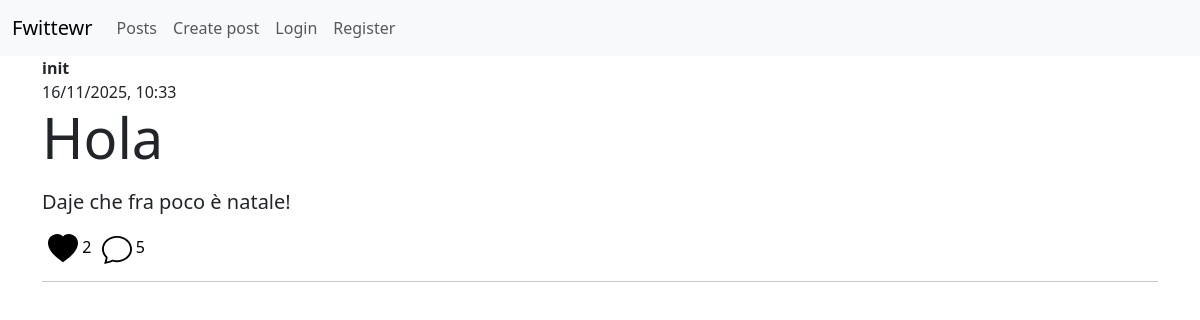
/posts (signed in), run on the app's committed database.
### app/models.py (models this page shows)
class Post(db.Model):
    id = db.Column(db.Integer, primary_key=True)
    title = db.Column(db.String(50))
    content = db.Column(db.String(200), nullable=False)
    creation_date = db.Column(db.DateTime(timezone=True), default=datetime.now(timezone.utc))
    deleted = db.Column(db.Boolean, default=False)
    comments = db.relationship('Comment', backref='referenced_post', lazy='select')
    user_id = db.Column(db.Integer, db.ForeignKey('user.id'), nullable=False)

class User(db.Model, UserMixin):
    id = db.Column(db.Integer, primary_key=True)
    username = db.Column(db.String(20), nullable=False, unique=True)
    password = db.Column(db.String(80), nullable=False)
    created_posts = db.relationship('Post', backref='user', lazy='select')
    created_comments = db.relationship('Comment', backref='user', lazy='select')
    liked_posts = db.relationship('Post', secondary=liked_posts, backref='liked_users', lazy='select')
    liked_comments = db.relationship('Comment', secondary=liked_comments, backref = 'liked_users', lazy='select')

### app/routes/home_bp.py (the view)
@home_bp.route('/posts')
@login_required
def posts():
    posts = Post.query.filter_by(deleted=False).order_by(func.random()).limit(10).all()
    return render_template('home/posts.html', posts=posts)

### app/__init__.py (called while the page is built)
def create_app():
    app = Flask(__name__)
    app.config['SQLALCHEMY_DATABASE_URI'] = 'sqlite:///database.db'
    app.secret_key = 'thisisasecretkey'
    db.init_app(app)
    bcrypt.init_app(app)
    login_manager.init_app(app)
    csrf.init_app(app)
    login_manager.login_view = 'auth.login'
    @login_manager.user_loader
    def load_user(user_id):
        return User.query.get(int(user_id))
    app.register_blueprint(auth_bp)
    app.register_blueprint(home_bp)
    app.register_blueprint(errors_bp)
    return app

### app/templates/home/posts.html (shortened to what this page needs)
{% extends 'base.html' %}
{% block body %}
<div class="mx-auto">
    {% for post in posts %}
    <div class="col-12">
        <figure>
            <figcaption class="blockquite-footer">
                <b>{{ post.user.username }}</b> <br>
                {{ post.creation_date.strftime('%d/%m/%Y, %H:%M') }}
            </figcaption>
            {% if post.title %}
            <p class="display-4">{{ post.title }}</p>
            {% endif %}
            <p class="blockquote">{{ post.content }}</p>
            <button onclick="like_post(this, '{{ post.id }}')" style="background-color:transparent; border:0px">
                {% if current_user in post.liked_users %}
                    <img style="width: 30px" src="{{ url_for('static', filename='icons/heart-fill.svg') }}" alt="">
                {% else %}
                    <img style="width: 30px" src="{{ url_for('static', filename='icons/heart.svg') }}" alt="">
                {% endif %}
                <span>{{ post.liked_users|length }}</span>
            </button>
            <a href="{{ url_for('home.show_post_comments', id=post.id) }}" style="text-decoration: none; border:0px; color: black">
                <img style="width: 30px" src="{{ url_for('static', filename='icons/chat.svg') }}" alt="">
                <span>{{ post.comments|length }}</span>
            </a>
        </figure>
        <hr>
    </div>
    {% endfor %}
</div>
{% endblock %}

### data on the page
Post: user.username "init", creation_date "16/11/2025, 10:33", title "Hola", content "Daje che fra poco è natale!", liked_users|length "2", comments|length "5"
